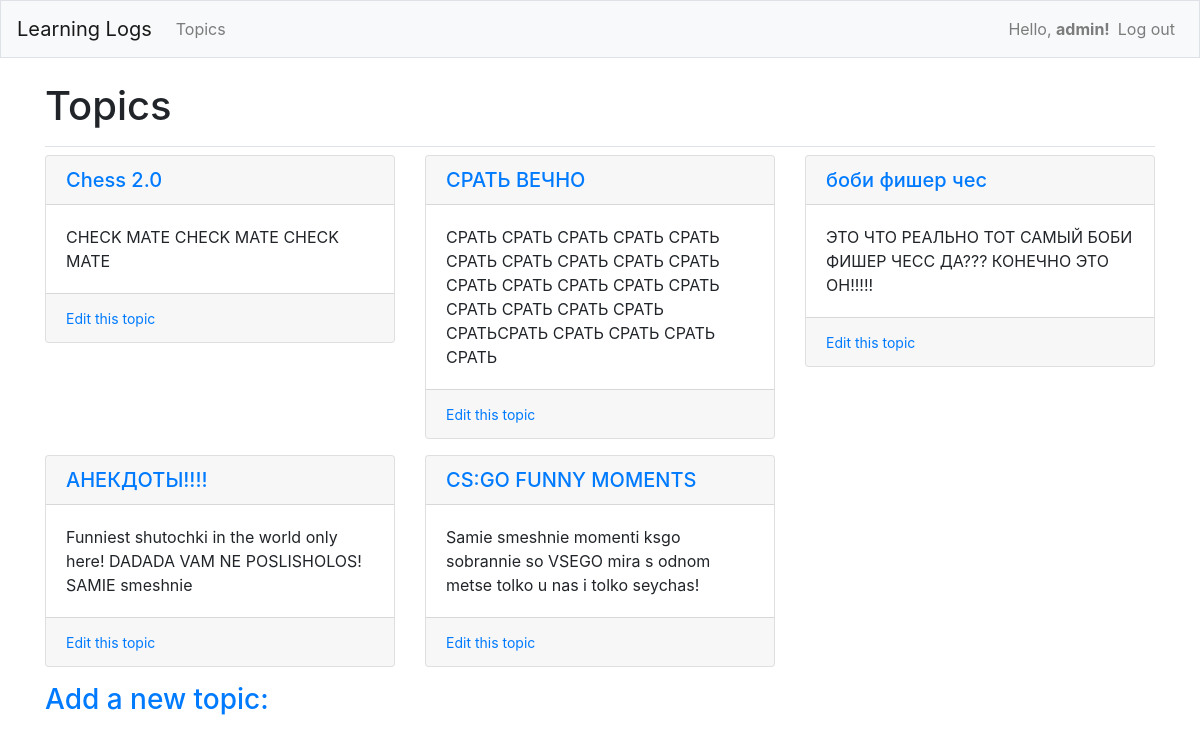
The app's page /topics/ (signed in), older data.
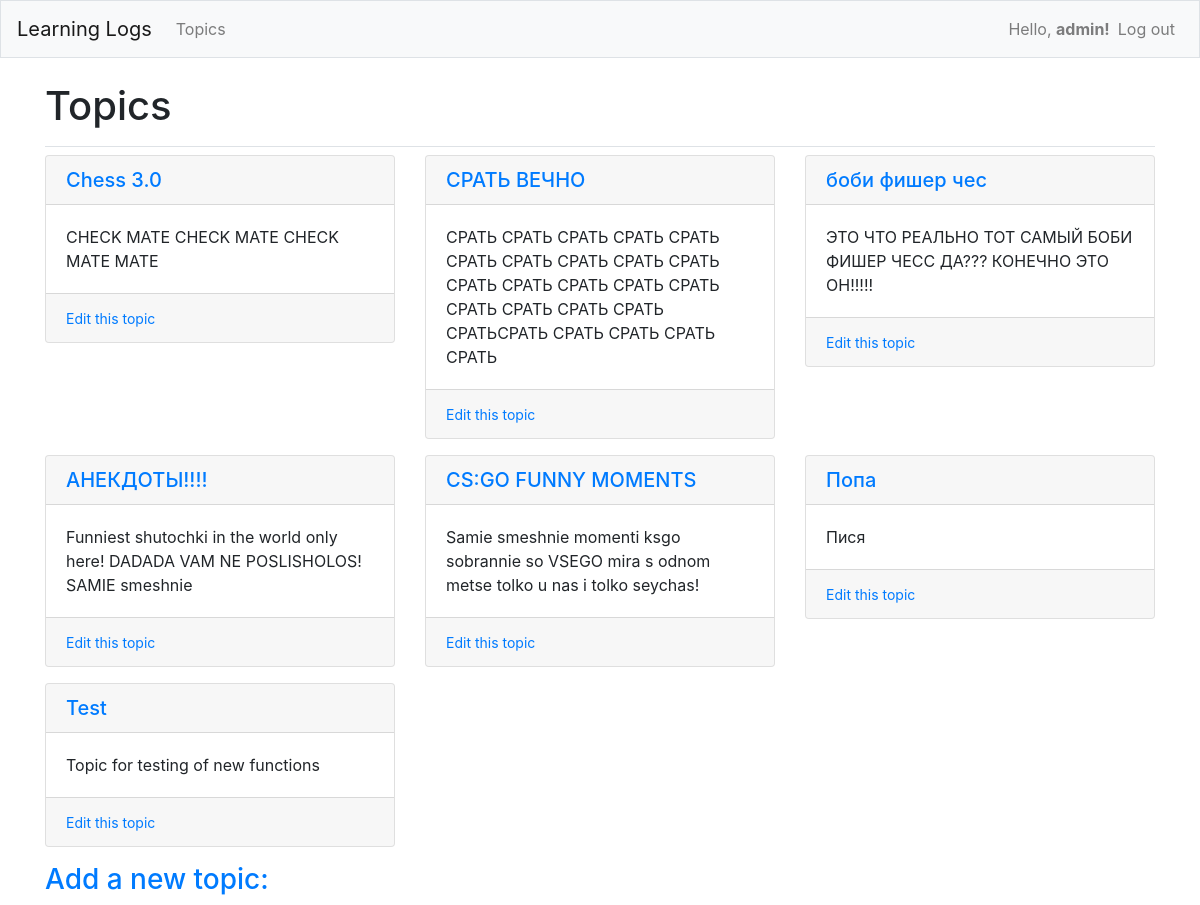
The same page, newer data.
### learning_logs/models.py (models this page shows)
class Topic(models.Model):
    text = models.CharField(max_length = 20)
    date_added = models.DateTimeField(auto_now_add=True)
    owner = models.ForeignKey(User, on_delete=models.CASCADE)
    descr = models.TextField()
    def __str__(self) -> str:
        return self.text

### learning_logs/views.py (the view)
# urls.py: path('topics/', views.topics, name='topics'), # Page with a list of all topics
@login_required
def topics(request):
    topics = Topic.objects.order_by('date_added')
    context = {'topics': topics}
    return render(request, 'learning_logs/topics.html', context)

### learning_logs/templates/learning_logs/topics.html (shortened to what this page needs)
{% extends 'learning_logs/base.html' %}
{% block page_header %}
  <h1>Topics</h1>
{% endblock page_header %}
{% block content %}
  <div class="row row-cols-1 row-cols-md-3 g-4">
    {% for topic in topics %}
      <div class="col">
        <div class="card">
          <div class="card-header">
            <h5 class="card-text"><a href="{% url 'learning_logs:topic' topic.id %}">{{ topic }}</a></h5>
          </div>
          <div class="card-body">
            {% if topic.descr != "0" %}
              <p class="card-text">
                {{ topic.descr }}
              </p>
            {% endif %}
          </div>
          {% if user.is_superuser %}
            <div class="card-footer">
              <small class="text-muted"><a href="{% url 'learning_logs:edit_topic' topic.id %}">Edit this topic</a></small>
            </div>
          {% endif %}
        </div>
      </div>
    {% empty %}
      <li><h3>No topics have been added yet!</h3></li>
    {% endfor %}
  </div>
  {% if user.is_superuser %}
    <h3><a href="{% url 'learning_logs:new_topic' %}">Add a new topic:</h3></a>
  {% endif %}
{% endblock content %}

### learning_logs/templates/learning_logs/base.html (shortened to what this page needs)
{% load bootstrap4 %}
<!DOCTYPE html>
<html lang="en">
<head>
  {% bootstrap_css %}
</head>
  <body>
    <nav class="navbar navbar-expand-md navbar-light bg-light mb-4 border">
      <a class="navbar-brand" href="{% url 'learning_logs:index' %}">Learning Logs</a>
      <div class="collapse navbar-collapse" id="navbarCollapse">
        <ul class="navbar-nav mr-auto">
          <li class="nav-item">
            <a class="nav-link" href="{% url 'learning_logs:topics' %}">Topics</a>
          </li>
        </ul>
        <ul class="navbar-nav ml-auto">
          {% if user.is_authenticated %}
            <li class="nav-item">
              <span class="navbar-text">Hello, <b>{{ user.username }}!</b></span>
            </li>
            <li class="nav-item">
              <a class="nav-link" href="{% url 'users:logout' %}">Log out</a>
            </li>
          {% endif %}
        </ul>
      </div>
    </nav>
    <main role="main" class="container">
      <div class="pb-2 mb-2 border-bottom">
        {% block page_header %}{% endblock page_header %}
      </div>
      <div>
        {% block content  %}{% endblock content %}
      </div>
    </main>
  </body>
</html>

Row changes from the older to the newer data that the page shows:
changed Topic: text "Chess 2.0" → "Chess 3.0"; descr "CHECK MATE CHECK MATE CHECK MATE" → "CHECK MATE CHECK MATE CHECK MATE MATE"
added Topic: text "Попа", descr "Пися"
added Topic: text "Test", descr "Topic for testing of new functions"
